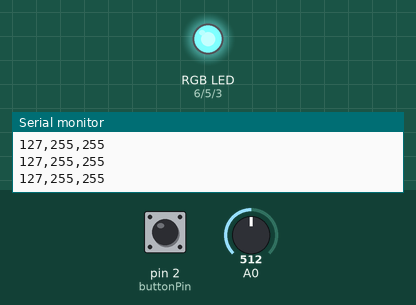
This sketch was run on a simulated Arduino Uno, built with avr-gcc and run on an emulated ATmega328P. Parts: an RGB LED mixed from three pins (HIGH = lit), the last lines printed to the serial monitor. The test bench sets the inputs (shaded band); at power-on: A0 = 512, pin 2 (buttonPin) HIGH.

Above: at 1.2 s.
1.3 s: A0 set to 122
At 1.9 s:
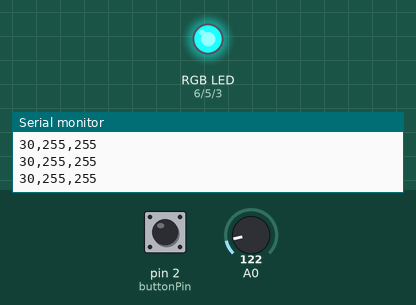
2.8 s: A0 set to 45
At 4.2 s:
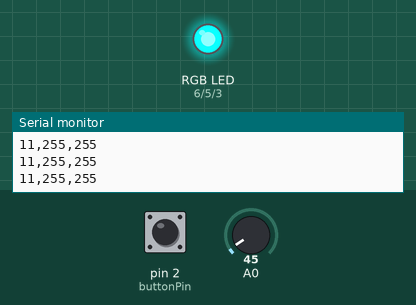
5.8 s: A0 set to 38
At 6.3 s:
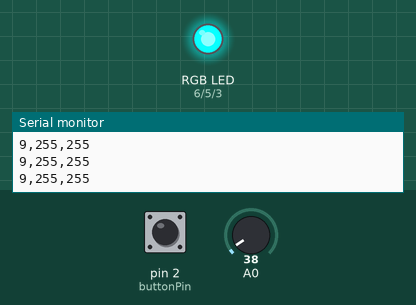
7.3 s: A0 set to 0
At 8.5 s:
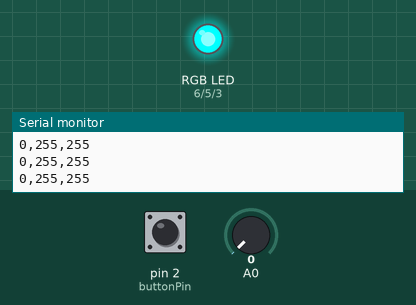
8.8 s: pin 2 (buttonPin) pulled LOW for 0.15 s
At 9.3 s:
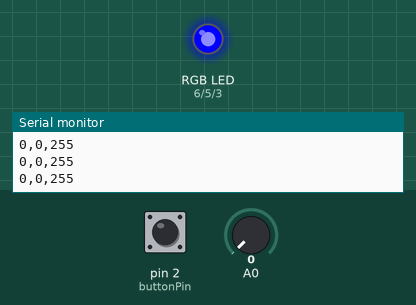
10.4 s: pin 2 (buttonPin) pulled LOW for 1 s
At 11.6 s:
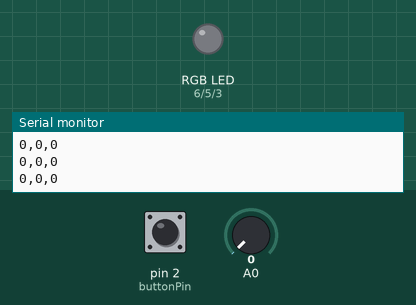
Timing chart, 0 to 13.4 s (numbered marks = the images above; inputs shaded):
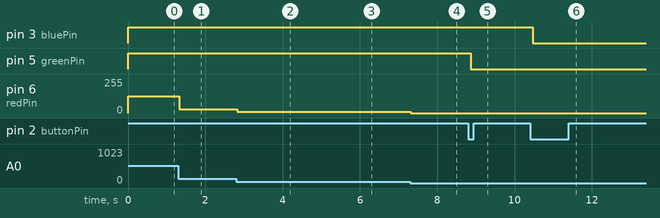

The sketch:

E4.ino
```cpp
int redPin = 6;
int bluePin = 3;
int greenPin = 5;
int buttonPin = 2;
int ledPins [] = {redPin,bluePin,greenPin};
unsigned int red = 255;
unsigned int blue = 255;
unsigned int green = 255;
int selectedLed = 0;
int buttonState;            // the current reading from the input pin
int lastButtonState = HIGH;  // the previous reading from the input pin
unsigned long lastDebounceTime = 0;  // the last time the output pin was toggled
unsigned long debounceDelay = 50;    // the debounce time; increase if the output flickers

void setup()
{
  Serial.begin(9600);
  pinMode(redPin, OUTPUT);
  pinMode(bluePin, OUTPUT);
  pinMode(greenPin, OUTPUT);
  pinMode(buttonPin, INPUT_PULLUP);
}

void loop()
{
  int buttonStatus = digitalRead(buttonPin);
  if (buttonStatus != lastButtonState) {
    // reset the debouncing timer
    lastDebounceTime = millis();
  }
  if ((millis() - lastDebounceTime) > debounceDelay) {
    if (buttonStatus != buttonState) {
      buttonState = buttonStatus;
      if(buttonState == LOW){
        if (selectedLed == 2){
            selectedLed = 0;
        }
        else {
          ++selectedLed;
        }
      }
    }
  }
  lastButtonState = buttonStatus;
  float reading = analogRead(A0);
  float value = 255*reading/1024;
  switch (selectedLed) {
  	case 0:
    	red = value;
		break;
  	case 1:
    	green = value;
		break;
    case 2:
    	blue = value;
		break;
  }
  Serial.print(red);
  Serial.print(",");
  Serial.print(green);
  Serial.print(",");
  Serial.println(blue);
  unsigned int ledValues [] = {red, blue, green};
  lightLed(ledPins, ledValues, 3);
}

void lightLed(int rgbPins[], unsigned int rgbValues[], int numberOfPins){
  for(int i=0; i<numberOfPins; i++){
  	analogWrite(rgbPins[i],rgbValues[i]);
  }
}
```

Measured:
- after the input at 1.3 s, pin 6 (redPin): 127/255 → 30/255 at once
- after the input at 2.8 s, pin 6 (redPin): 30/255 → 11/255 at once
- after the input at 5.8 s, pin 6 (redPin): 11/255 → 9/255 at once
- after the input at 7.3 s, pin 6 (redPin): 9/255 → 0/255 at once
- after the input at 8.8 s, pin 5 (greenPin): HIGH → LOW after 0.07 s
- after the input at 10.4 s, pin 3 (bluePin): HIGH → LOW after 0.07 s
